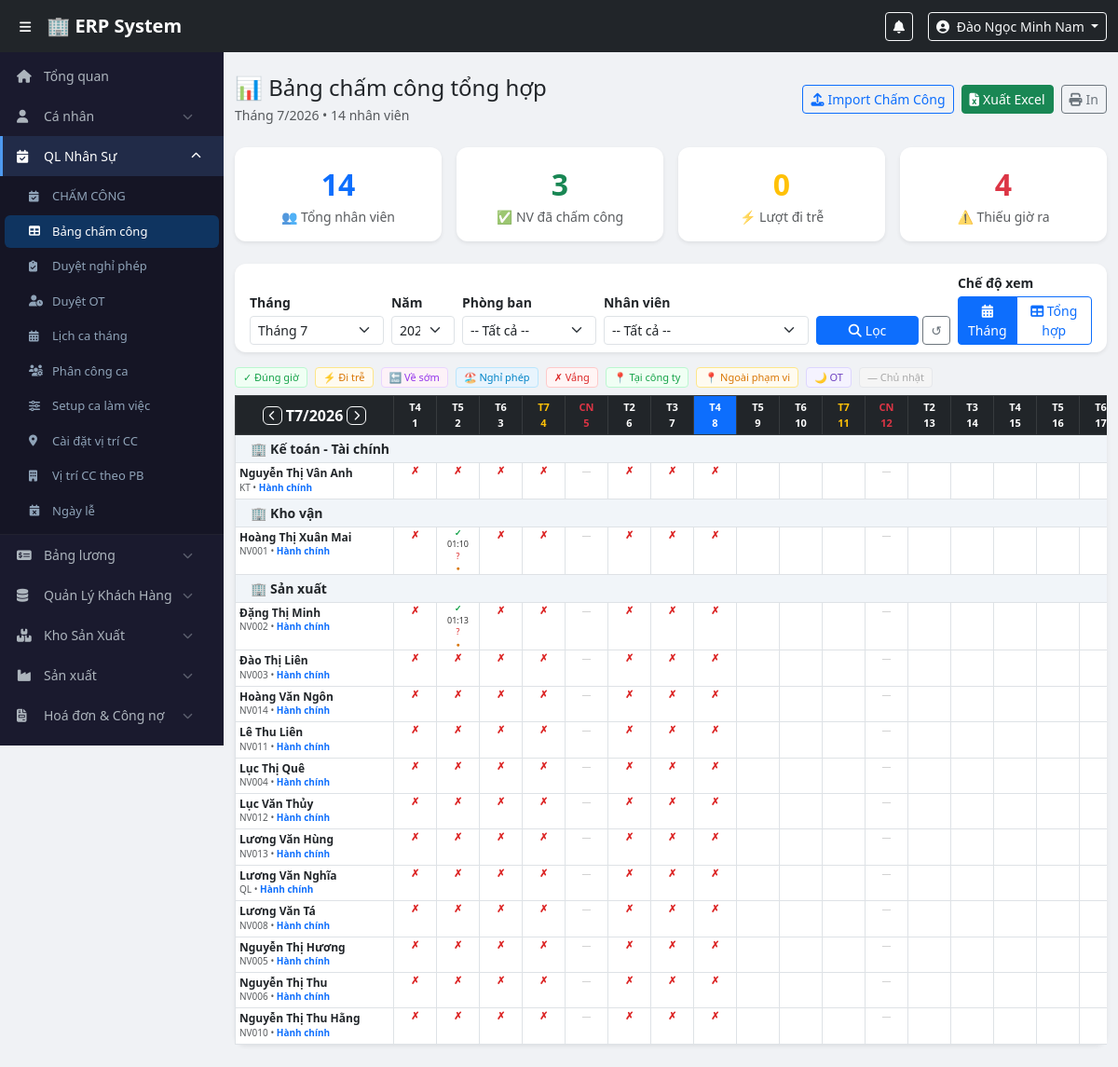
/modules/attendance/all_attendance2.php (signed in), run on the app's committed database.
### tables this page shows
CREATE TABLE `users` (
  `id` int(11) NOT NULL,
  `employee_code` varchar(20) NOT NULL,
  `full_name` varchar(100) NOT NULL,
  `username` varchar(50) NOT NULL,
  `password_hash` varchar(255) NOT NULL,
  `email` varchar(100) DEFAULT NULL,
  `phone` varchar(20) DEFAULT NULL,
  `role_id` int(11) NOT NULL,
  `department_id` int(11) DEFAULT NULL,
  `is_active` tinyint(1) DEFAULT 1,
  `created_at` timestamp NOT NULL DEFAULT current_timestamp()
);

CREATE TABLE `departments` (
  `id` int(11) NOT NULL,
  `name` varchar(100) NOT NULL,
  `created_at` timestamp NOT NULL DEFAULT current_timestamp()
);

CREATE TABLE `work_shifts` (
  `id` int(11) NOT NULL,
  `shift_code` varchar(20) NOT NULL,
  `shift_name` varchar(100) NOT NULL,
  `start_time` time NOT NULL,
  `end_time` time NOT NULL,
  `late_threshold` int(11) DEFAULT 15,
  `break_minutes` int(11) DEFAULT 60,
  `work_hours` decimal(4,2) DEFAULT 8.00,
  `ot_multiplier` decimal(3,2) DEFAULT 1.50,
  `weekend_multiplier` decimal(3,2) DEFAULT 2.00,
  `holiday_multiplier` decimal(3,2) DEFAULT 3.00,
  `is_night_shift` tinyint(1) NOT NULL DEFAULT 0,
  `color` varchar(20) DEFAULT '#0d6efd',
  `is_active` tinyint(1) DEFAULT 1,
  `created_by` int(11) DEFAULT NULL,
  `created_at` timestamp NOT NULL DEFAULT current_timestamp()
);

CREATE TABLE `attendance_logs` (
  `id` bigint(20) NOT NULL,
  `user_id` int(11) NOT NULL,
  `check_in` datetime DEFAULT NULL,
  `check_out` datetime DEFAULT NULL,
  `work_date` date NOT NULL,
  `shift_id` int(11) DEFAULT NULL,
  `work_hours` decimal(5,2) DEFAULT 0.00,
  `source` enum('machine','manual','system') DEFAULT 'manual',
  `check_in_ip` varchar(45) DEFAULT NULL,
  `check_in_lat` decimal(10,7) DEFAULT NULL,
  `check_in_lng` decimal(10,7) DEFAULT NULL,
  `check_in_location_flag` enum('verified','outside','no_gps','unknown') DEFAULT 'unknown',
  `check_out_ip` varchar(45) DEFAULT NULL,
  `check_out_lat` decimal(10,7) DEFAULT NULL,
  `check_out_lng` decimal(10,7) DEFAULT NULL,
  `check_out_location_flag` enum('verified','outside','no_gps','unknown') DEFAULT 'unknown',
  `note` text DEFAULT NULL,
  `created_at` timestamp NOT NULL DEFAULT current_timestamp(),
  `updated_at` timestamp NOT NULL DEFAULT current_timestamp() ON UPDATE current_timestamp(),
  `is_late` tinyint(1) DEFAULT 0,
  `late_minutes` int(11) DEFAULT 0,
  `early_leave` tinyint(1) DEFAULT 0,
  `early_leave_minutes` int(11) DEFAULT 0
);

### modules/attendance/all_attendance2.php (the view, shortened to what the rows shown need)
<?php
require_once $_SERVER['DOCUMENT_ROOT'] . '/erp/config/auth.php';
$pdo  = getDBConnection();
$viewMonth  = (int)($_GET['month']   ?? date('m'));
$viewYear   = (int)($_GET['year']    ?? date('Y'));
$filterDept = (int)($_GET['dept']    ?? 0);
$filterUser = (int)($_GET['user_id'] ?? 0);
$viewMode   = $_GET['view']          ?? 'month';
$daysInMon = (int) date('t', mktime(0, 0, 0, $viewMonth, 1, $viewYear));
$empSQL = "SELECT u.id, u.full_name, u.employee_code, d.name AS dept_name, d.id AS dept_id,
                  r.display_name AS role_name,
                  ws.shift_name, ws.color AS shift_color,
                  ws.start_time AS shift_start, ws.end_time AS shift_end,
                  ws.work_hours AS shift_work_hours, ws.late_threshold,
                  ws.is_night_shift
           FROM users u
           LEFT JOIN departments d ON u.department_id = d.id
           LEFT JOIN roles r ON u.role_id = r.id
           LEFT JOIN employee_shifts es ON es.id = (
               SELECT id FROM employee_shifts es2
               WHERE es2.user_id = u.id
                 AND es2.effective_date <= LAST_DAY(?)
                 AND (es2.end_date IS NULL OR es2.end_date >= ?)
               ORDER BY es2.effective_date DESC
               LIMIT 1
           )
           LEFT JOIN work_shifts ws ON es.shift_id = ws.id
           WHERE u.is_active = 1 AND r.name != 'director'";
$empParams = ["$viewYear-$viewMonth-01", "$viewYear-$viewMonth-01"];
$empSQL .= " ORDER BY d.name, u.full_name";
$empStmt = $pdo->prepare($empSQL);
$empStmt->execute($empParams);
$employees = $empStmt->fetchAll();
$attStmt = $pdo->prepare("
    SELECT al.*
    FROM attendance_logs al
    WHERE MONTH(al.work_date) = ? AND YEAR(al.work_date) = ?
    ORDER BY al.work_date
");
$attStmt->execute([$viewMonth, $viewYear]);
$attMap = [];
foreach ($attStmt->fetchAll() as $a) {
    $attMap[$a['user_id']][$a['work_date']] = $a;
}
$leaveMap = [];
$holidays = $pdo->prepare("SELECT holiday_date FROM holidays WHERE MONTH(holiday_date)=? AND YEAR(holiday_date)=?");
$holidays->execute([$viewMonth, $viewYear]);
$holidayDates = array_column($holidays->fetchAll(), 'holiday_date');
$empList = $pdo->query("SELECT id, full_name, employee_code FROM users WHERE is_active=1 ORDER BY full_name")->fetchAll();
include $_SERVER['DOCUMENT_ROOT'] . '/erp/includes/header.php';
?>
<div class="main-content">
<div class="container-fluid py-4">
    <?php if ($viewMode === 'month'): ?>
    <div class="card border-0 shadow-sm">
        <div class="card-body p-0">
            <div class="table-responsive">
                <table class="table table-bordered table-sm att-table mb-0" id="attTable">
                    <thead>
                        <tr class="table-dark">
                            <th class="sticky-col text-center" rowspan="2" style="min-width:170px;vertical-align:middle;">
                                <div class="d-flex align-items-center justify-content-center gap-1">
                                    <a href="?month=<?= $viewMonth-1 ?>&year=<?= $viewYear ?>&dept=<?= $filterDept ?>&user_id=<?= $filterUser ?>&view=month"
                                       class="btn btn-xs btn-outline-light"><i class="fas fa-chevron-left"></i></a>
                                    <span>T<?= $viewMonth ?>/<?= $viewYear ?></span>
                                    <a href="?month=<?= $viewMonth+1 ?>&year=<?= $viewYear ?>&dept=<?= $filterDept ?>&user_id=<?= $filterUser ?>&view=month"
                                       class="btn btn-xs btn-outline-light"><i class="fas fa-chevron-right"></i></a>
                                </div>
                            </th>
                            <?php for ($d = 1; $d <= $daysInMon; $d++):
                                $ds  = sprintf('%04d-%02d-%02d', $viewYear, $viewMonth, $d);
                                $dow = date('N', strtotime($ds));
                                $isToday   = ($ds === date('Y-m-d'));
                                $isSun     = ($dow == 7);
                                $isSat     = ($dow == 6);
                                $isHoliday = in_array($ds, $holidayDates);
                            ?>
                            <th class="text-center px-0
                                <?= $isToday ? 'bg-primary' : '' ?>
                                <?= !$isToday && $isHoliday ? 'bg-danger bg-opacity-75' : '' ?>
                                <?= !$isToday && !$isHoliday && $isSun ? 'text-danger' : '' ?>
                                <?= !$isToday && !$isHoliday && $isSat ? 'text-warning' : '' ?>"
                                style="min-width:36px;font-size:11px;white-space:nowrap;"
                                title="<?= $isHoliday ? 'Ngày lễ' : '' ?>">
                                <div><?= ['','T2','T3','T4','T5','T6','T7','CN'][$dow] ?></div>
                                <div class="fw-bold"><?= $d ?></div>
                            </th>
                            <?php endfor; ?>
                        </tr>
                    </thead>
                    <tbody>
                    <?php
                    $prevDept = null;
                    foreach ($employees as $emp):
                        if ($emp['dept_name'] !== $prevDept):
                            $prevDept = $emp['dept_name'];
                    ?>
                    <tr class="dept-row">
                        <td colspan="<?= $daysInMon + 7 ?>" class="py-1 ps-3 fw-bold small">
                            🏢 <?= htmlspecialchars($emp['dept_name'] ?? 'Chưa phân phòng ban') ?>
                        </td>
                    </tr>
                    <?php endif;
                    ?>
                    <tr class="emp-row">
                        <td class="sticky-col py-1">
                            <div class="fw-semibold" style="font-size:12px;line-height:1.2;">
                                <?= htmlspecialchars($emp['full_name']) ?>
                            </div>
                            <div style="font-size:10px;" class="text-muted">
                                <?= $emp['employee_code'] ?>
                                <?php if ($emp['shift_name']): ?>
                                &bull; <span style="color:<?= $emp['shift_color'] ?>;font-weight:600;">
                                    <?= htmlspecialchars($emp['shift_name']) ?>
                                </span>
                                <?php endif; ?>
                            </div>
                        </td>
                        <?php for ($d = 1; $d <= $daysInMon; $d++):
                            $dateStr   = sprintf('%04d-%02d-%02d', $viewYear, $viewMonth, $d);
                            $dow       = date('N', strtotime($dateStr));
                            $isSun     = ($dow == 7);
                            $isFuture  = ($dateStr > date('Y-m-d'));
                            $isHoliday = in_array($dateStr, $holidayDates);
                            $att   = $attMap[$emp['id']][$dateStr]   ?? null;
                            $leave = $leaveMap[$emp['id']][$dateStr] ?? null;
                            $bg = '#fff'; $content = ''; $title = '';
                            if ($isSun) {
                                $content = '<span style="color:#ccc;font-size:10px;">—</span>';
                            } elseif ($isHoliday && !$att) {
                                $bg = '#fff0f0';
                                $content = '<span style="font-size:11px;" title="Ngày lễ">🎉</span>';
                            } elseif ($isFuture) {
                                $bg = '#fafafa';
                            } elseif ($leave && !$att) {
                                $leaveLabels = ['annual'=>'Phép','sick'=>'Ốm','unpaid'=>'KL','other'=>'Khác'];
                                $bg = '#e8f4fd';
                                $content = '<span style="font-size:10px;color:#0284c7;font-weight:600;">' . ($leaveLabels[$leave] ?? 'Phép') . '</span>';
                                $title = 'Nghỉ phép';
                            } elseif ($att && $att['check_in']) {
                                $isLate    = $att['is_late'];
                                $isEarly   = $att['early_leave'];
                                $checkIn   = date('H:i', strtotime($att['check_in']));
                                $checkOut  = $att['check_out'] ? date('H:i', strtotime($att['check_out'])) : '?';
                                $title = "Vào: $checkIn | Ra: $checkOut";
                                $locFlag = $att['check_in_location_flag'] ?? 'unknown';
                                $locDot = match ($locFlag) {
                                    'verified' => '<span style="font-size:7px;color:#16a34a;" title="Tại công ty">●</span>',
                                    'outside'  => '<span style="font-size:7px;color:#d97706;" title="Ngoài phạm vi">●</span>',
                                    'no_gps'   => '<span style="font-size:7px;color:#aaa;" title="Không có GPS">●</span>',
                                    default    => '',
                                };
                                $content = '<div style="font-size:9px;line-height:1.4;">';
if ($isLate && $isEarly) {
    $content .= '<span style="color:#d97706;">⚡🔚</span><br>';
} elseif ($isLate) {
    $content .= '<span style="color:#d97706;font-weight:bold;">⚡</span><br>';
} elseif ($isEarly) {
    $content .= '<span style="color:#9333ea;font-weight:bold;">🔚</span><br>';
} else {
    $content .= '<span style="color:#16a34a;font-weight:bold;">✓</span><br>';
}
$content .= '<span style="color:#333;">' . $checkIn . '</span><br>';
$checkOutColor = $att['check_out'] ? '#666' : '#dc2626';
$content .= '<span style="color:' . $checkOutColor . ';">' . $checkOut . '</span>';
$content .= $locDot ? '<br>' . $locDot : '';
$content .= '</div>';
                            } else {
                                $content = '<span style="color:#dc2626;font-size:11px;font-weight:bold;">✗</span>';
                                $title = 'Vắng không phép';
                            }
                        ?>
                        <td class="text-center p-0 att-cell"
                            style="min-width:46px;font-size:11px;white-space:nowrap;"
                            title="<?= htmlspecialchars($title) ?>"
                            onclick="showDayDetail(<?= $emp['id'] ?>, '<?= $dateStr ?>', '<?= htmlspecialchars(addslashes($emp['full_name'])) ?>')">
                            <?= $content ?>
                        </td>
                        <?php endfor; ?>
                    </tr>
                    <?php endforeach; ?>
                    </tbody>
                </table>
            </div>
        </div>
    </div>
    <?php endif; ?>
</div>
</div>
<?php include $_SERVER['DOCUMENT_ROOT'] . '/erp/includes/footer.php'; ?>

### includes/header.php (shortened to what the rows shown need)
<?php
$user = currentUser();
?>
<!DOCTYPE html>
<html lang="vi">
<head>
    <link href="https://cdn.jsdelivr.net/npm/bootstrap@5.3.0/dist/css/bootstrap.min.css" rel="stylesheet">
    <link href="https://cdnjs.cloudflare.com/ajax/libs/font-awesome/6.4.0/css/all.min.css" rel="stylesheet">
    <link href="/erp/assets/css/style.css" rel="stylesheet">
</head>
<body>
<nav class="navbar navbar-expand-lg navbar-dark bg-dark fixed-top" style="z-index:1030;">
    <div class="container-fluid">
        <div class="ms-auto d-flex align-items-center gap-3">
            <div class="dropdown">
                <button class="btn btn-sm btn-outline-light dropdown-toggle" data-bs-toggle="dropdown">
                    <i class="fas fa-user-circle me-1"></i>
                    <?= htmlspecialchars($user['full_name']) ?>
                </button>
            </div>
        </div>
    </div>
</nav>

### data on the page
users: full_name "Đào Ngọc Minh Nam"
users: department.name "Kế toán - Tài chính", full_name "Nguyễn Thị Vân Anh", employee_code "KT", work_shifts.shift_name "Hành chính"
users: department.name "Kho vận", full_name "Hoàng Thị Xuân Mai", employee_code "NV001", work_shifts.shift_name "Hành chính", id.check_in "01:10", id.check_out "?"
users: department.name "Sản xuất", full_name "Đặng Thị Minh", employee_code "NV002", work_shifts.shift_name "Hành chính", id.check_in "01:13", id.check_out "?"
users: full_name "Đào Thị Liên", employee_code "NV003", work_shifts.shift_name "Hành chính"
users: full_name "Hoàng Văn Ngôn", employee_code "NV014", work_shifts.shift_name "Hành chính"
users: full_name "Lê Thu Liên", employee_code "NV011", work_shifts.shift_name "Hành chính"
users: full_name "Lục Thị Quê", employee_code "NV004", work_shifts.shift_name "Hành chính"
users: full_name "Lục Văn Thủy", employee_code "NV012", work_shifts.shift_name "Hành chính"
users: full_name "Lương Văn Hùng", employee_code "NV013", work_shifts.shift_name "Hành chính"
users: full_name "Lương Văn Nghĩa", employee_code "QL", work_shifts.shift_name "Hành chính"
users: full_name "Lương Văn Tá", employee_code "NV008", work_shifts.shift_name "Hành chính"
users: full_name "Nguyễn Thị Hương", employee_code "NV005", work_shifts.shift_name "Hành chính"
users: full_name "Nguyễn Thị Thu", employee_code "NV006", work_shifts.shift_name "Hành chính"
users: full_name "Nguyễn Thị Thu Hằng", employee_code "NV010", work_shifts.shift_name "Hành chính"

### other printed values
$viewMonth "7"
count($employees) "14"
$summary['total_checkins'] "3"
$summary['total_late'] "0"
$summary['missing_checkout'] "4"
$lbl "✓ Đúng giờ"
$lbl "⚡ Đi trễ"
$lbl "🔚 Về sớm"
$lbl "🏖️ Nghỉ phép"
$lbl "✗ Vắng"
$lbl "📍 Tại công ty"
$lbl "📍 Ngoài phạm vi"
$lbl "🌙 OT"
$lbl "— Chủ nhật"
form field year "2026"
